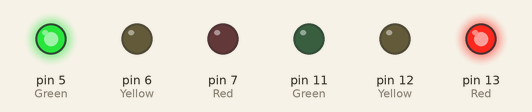
Simulated run of this sketch. Board: Arduino Uno, built with avr-gcc and run on an emulated ATmega328P. Parts: output pins drawn as LEDs (lit = HIGH).

Above: at 2.5 s.
At 13.5 s:
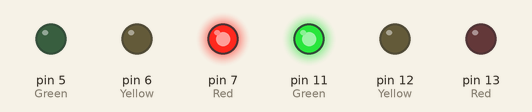
At 19.0 s:
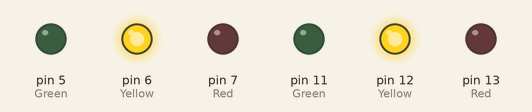
At 27.5 s:
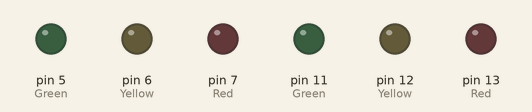
Timing chart, 0 to 28.6 s (numbered marks = the images above):
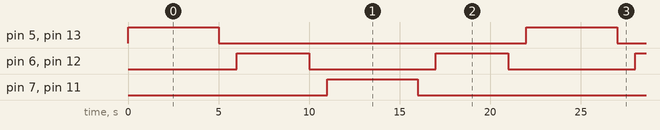

The sketch:

Traffic_Light.ino
```cpp
void setup()
{
  // put your setup code here, to run once:
  pinMode(13,OUTPUT);//Red
  pinMode(12,OUTPUT);//Yellow
  pinMode(11,OUTPUT);//Green
  pinMode(7,OUTPUT); //Red
  pinMode(6,OUTPUT); //Yellow
  pinMode(5,OUTPUT); //Green
}

void loop() {
  // put your main code here, to run repeatedly:
  digitalWrite(13,HIGH);
  digitalWrite(5,HIGH);
  delay(5000); //Mili Second
  digitalWrite(13,LOW);
  digitalWrite(5,LOW);
  delay(1000);
  digitalWrite(12,HIGH);
  digitalWrite(6,HIGH);
  delay(4000);
  digitalWrite(12,LOW);
  digitalWrite(6,LOW);
  delay(1000);
  digitalWrite(11,HIGH);
  digitalWrite(7,HIGH);
  delay(5000);
  digitalWrite(11,LOW);
  digitalWrite(7,LOW);
  delay(1000);
  digitalWrite(12,HIGH);
  digitalWrite(6,HIGH);
  delay(4000);
  digitalWrite(12,LOW);
  digitalWrite(6,LOW);
  delay(1000);

}
```

Measured:
- by itself, pin 5 (Green), pin 7 (Red), pin 11 (Green), pin 13 (Red): alternates HIGH for 5.0 s and LOW for 17.0 s
- by itself, pin 6 (Yellow), pin 12 (Yellow): alternates HIGH for 4.0 s and LOW for 7.0 s
- by itself, everything shown: repeats every 22.0 s, in 8 steps
